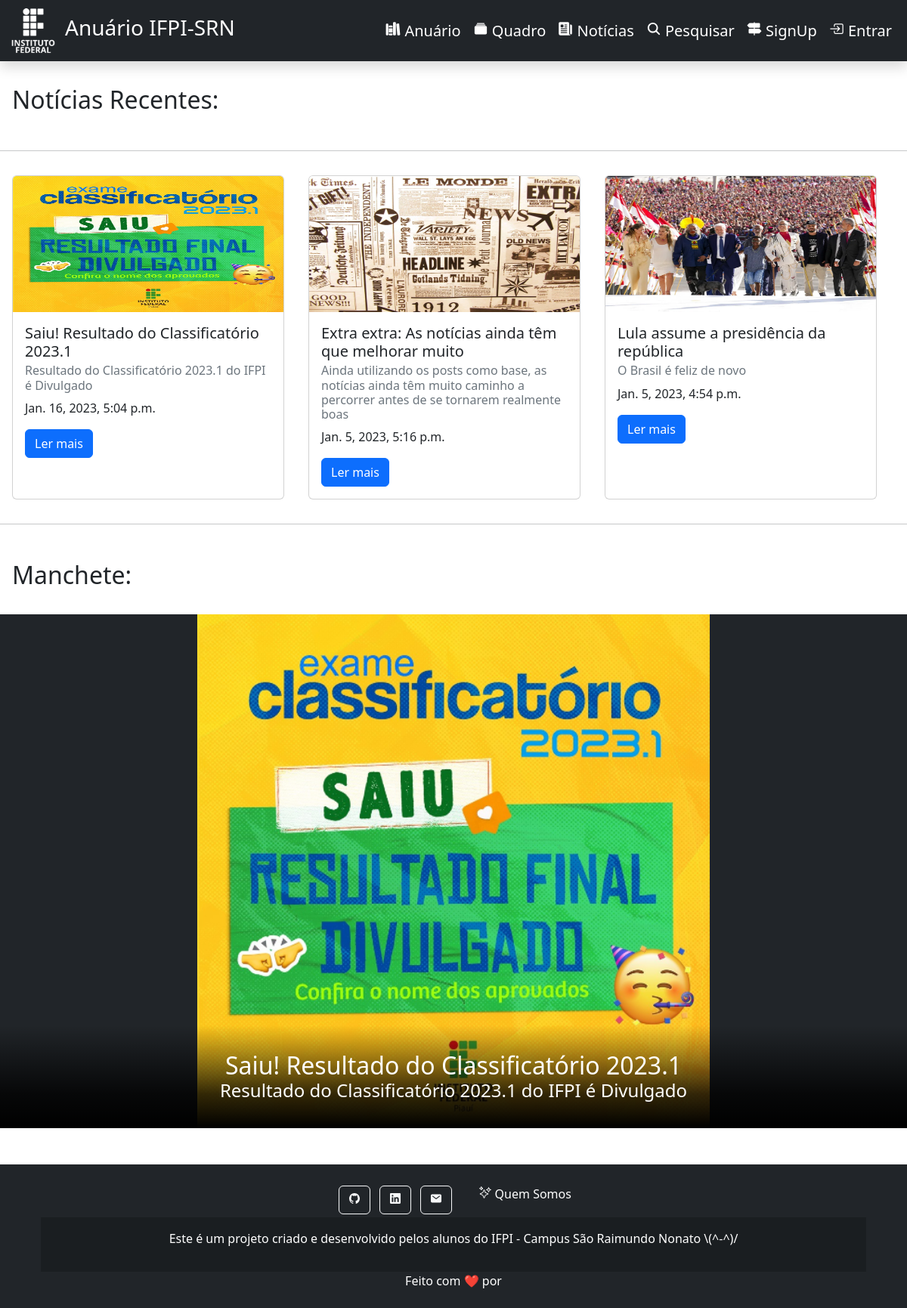
Page /news on the committed database.
### anuario/models.py (models this page shows, shortened)
class Post(models.Model):
    author = models.ForeignKey(settings.AUTH_USER_MODEL, on_delete=models.CASCADE)
    aluno = models.ForeignKey(Aluno, on_delete=models.SET_DEFAULT, default=1 )
    title = models.CharField(max_length=200)
    subtitle = models.CharField(max_length=400, default=" ")
    text = HTMLField()
    create_date = models.DateTimeField(default=timezone.now)
    publish_date = models.DateTimeField(blank=True, null=True)
    noticia = models.BooleanField(default=False)
    capa = models.ImageField(upload_to='images/posts', default='images/logos/news_default.jpg')

### anuario/views.py (the view)
# urls.py: path('news', views.news_initial, name="news_initial"),
def news_initial(request):
  news = Post.objects.filter( noticia = True ).filter(publish_date__lt = timezone.now()).order_by('-publish_date')
  return render(request, 'news_initial.html', {'news':news, 'manchete':news[0] })

### anuario/context_processors.py (called while the page is built)
def getAlunoUser(request):
  if(request.user.is_authenticated):
    aluno = get_object_or_404(Aluno, user=request.user)
    return {'alunoUser':aluno}
  return {'alunoUser':{'pk':0}}

### anuario/templates/news_initial.html (shortened to what this page needs)
{% extends 'base.html' %}
{% load blog_extras %}
{% block content %}
  <h2 class="titulo"> Notícias Recentes:  </h2>
<hr>
  <div class="d-flex flex-wrap">
  {% for p in news %}
    <div class="card m-3 crescer " style="width: 30vw;">
      <img src="media/{{p.capa}}" class="card-img-top" style='height: 15vw;'>
      <div class="card-body">
        <h5 class="card-title">{{p.title}} </h5>
        <h6 class="card-subtitle mb-2 text-muted" style=""> {{p.subtitle}} </h6>
        <p class="card-text"> {{p.publish_date}} </p>
        <div class="d-flex justify-content-between" style="">
          <a href="{% url 'news_detail' pk=p.pk %}" class="card-link btn btn-primary ">Ler mais</a>
        </div>
      </div>
    </div>
  {% endfor %}
  </div>
  <hr>
  <h2 class="titulo" > Manchete: </h2>
  <div class="bg-dark text-white turmaBanner">
    <img src= "/media/{{manchete.capa}}" class="" style="" >
    <div class="d-flex justify-content-center nomeDaTurma" >
      <h2 class="m-0" >{{manchete.title}}</h2>
      <h4 class="subtitulo">{{manchete.subtitle}}</h4>
    </div>
  </div>
{% endblock %}

### anuario/static/css/style.css (style rules this page uses)
body { display:flex; flex-direction:column; height:100vh; margin:0; _background-image: url("https://live.staticflickr.com/3652/3578616870_c920f1b221_c.jpg"); _background-size: 100%; _background-position: 20% 40%; _background-attachment: fixed; }
.titulo { margin: 1em 0.5em; }
.subtitulo { margin: 0em 0.5em; }
.crescer { transition: transform .3s; }
.turmaBanner img { display: block; margin-left: auto; margin-right: auto; height: 85vh; }
.turmaBanner { position: relative; }
.turmaBanner .nomeDaTurma { position: absolute; bottom: 0; width: 100%; height: 20%; background-image: linear-gradient(to bottom, rgba(0, 0, 0, 0), rgba(0, 0, 0, 0.4), rgba(0, 0, 0, 0.8), rgba(0, 0, 0, 1) ); text-align: center; display: flex; flex-direction:column; }

### rows in the picture
Post: capa (picture), title "Saiu! Resultado do Classificatório 2023.1", subtitle "Resultado do Classificatório 2023.1 do IFPI é Divulgado", publish_date "Jan. 16, 2023, 5:04 p.m."
Post: capa (placeholder picture), title "Extra extra: As notícias ainda têm que melhorar muito", subtitle "Ainda utilizando os posts como base, as notícias ainda têm muito caminho a percorrer antes de se tornarem realmente boas", publish_date "Jan. 5, 2023, 5:16 p.m."
Post: capa (picture), title "Lula assume a presidência da república", subtitle "O Brasil é feliz de novo", publish_date "Jan. 5, 2023, 4:54 p.m."
